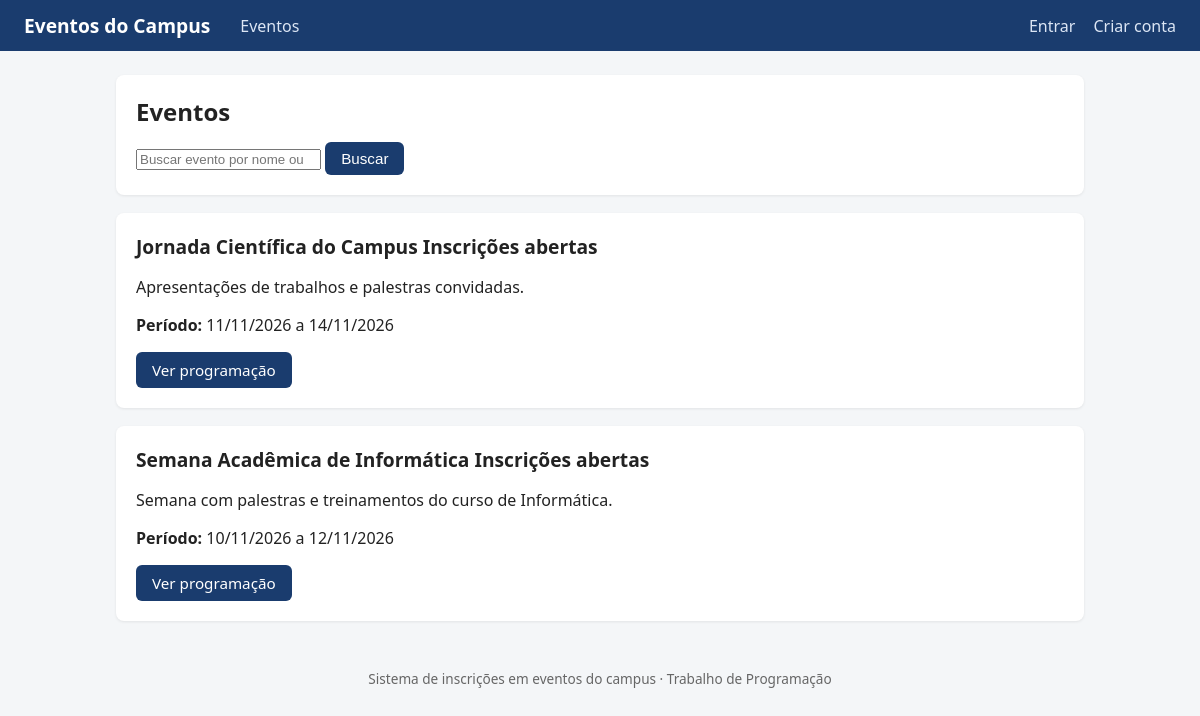
The page / on the database its author committed.
### eventos/models.py (models this page shows, shortened)
class Evento(models.Model):
    nome = models.CharField(max_length=150)
    descricao = models.TextField(blank=True)
    inicio = models.DateField()
    fim = models.DateField()
    inscricoes_abertas = models.BooleanField(default=True)
    organizador = models.ForeignKey(
        settings.AUTH_USER_MODEL,
        on_delete=models.CASCADE,
        related_name='eventos_organizados',
    )
    class Meta:
        verbose_name = 'Evento'
        verbose_name_plural = 'Eventos'

### eventos/views.py (the view)
# urls.py: path('', views.lista_eventos, name='lista_eventos'),
def lista_eventos(request):
    termo = request.GET.get('q', '').strip()
    eventos = Evento.objects.all().order_by('-inicio')
    if termo:
        eventos = eventos.filter(Q(nome__icontains=termo) | Q(descricao__icontains=termo))
    return render(request, 'eventos/lista_eventos.html', {'eventos': eventos, 'termo': termo})

### eventos/templates/eventos/lista_eventos.html (shortened to what this page needs)
{% extends 'eventos/base.html' %}
{% block conteudo %}
<div class="card">
  <h1>Eventos</h1>
  <form method="get">
    <input type="search" name="q" value="{{ termo }}" placeholder="Buscar evento por nome ou descrição...">
    <button class="btn btn-primario" type="submit">Buscar</button>
  </form>
</div>
{% for evento in eventos %}
<div class="card">
  <h2>{{ evento.nome }}
    {% if evento.inscricoes_abertas %}
    <span class="tag">Inscrições abertas</span>
    {% else %}
    <span class="tag tag-fechado">Inscrições encerradas</span>
    {% endif %}
  </h2>
  <p>{{ evento.descricao|linebreaksbr }}</p>
  <p><strong>Período:</strong> {{ evento.inicio|date:'d/m/Y' }} a {{ evento.fim|date:'d/m/Y' }}</p>
  <a class="btn btn-primario" href="{% url 'detalhe_evento' evento.pk %}">Ver programação</a>
</div>
{% empty %}
<div class="card">
  <p>Nenhum evento encontrado.</p>
</div>
{% endfor %}
{% endblock %}

### eventos/templates/eventos/base.html (style rules this page uses)
* { box-sizing: border-box; }
body { font-family: 'Segoe UI', sans-serif; margin: 0; background: #f4f6f8; color: #222; }
.card { background: #fff; border-radius: 8px; padding: 20px; margin-bottom: 18px; box-shadow: 0 1px 3px rgba(0,0,0,.08); }
h1 { font-size: 1.5rem; margin: 0 0 14px; }
h2 { font-size: 1.2rem; margin: 0 0 10px; }
.btn { display: inline-block; padding: 8px 16px; border-radius: 6px; border: none; cursor: pointer; text-decoration: none; font-size: .95rem; font-weight: 500; }
.btn-primario { background: #1a3c6e; color: #fff; }

### rows shown on the page
Evento: nome "Jornada Científica do Campus", inscricoes_abertas "Inscrições abertas", descricao "Apresentações de trabalhos e palestras convidadas.", inicio "11/11/2026", fim "14/11/2026"
Evento: nome "Semana Acadêmica de Informática", inscricoes_abertas "Inscrições abertas", descricao "Semana com palestras e treinamentos do curso de Informática.", inicio "10/11/2026", fim "12/11/2026"
